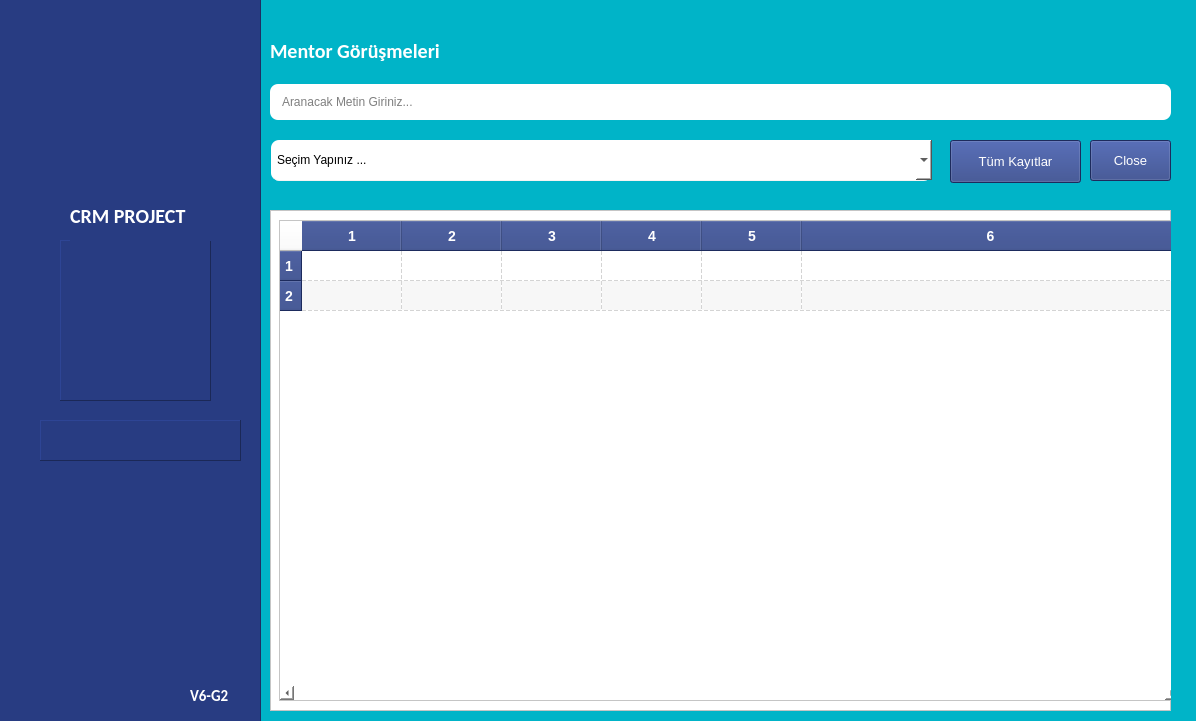
<?xml version="1.0" encoding="UTF-8"?>
<ui version="4.0">
 <class>CRM</class>
 <widget class="QMainWindow" name="CRM">
  <property name="geometry">
   <rect>
    <x>0</x>
    <y>0</y>
    <width>1196</width>
    <height>721</height>
   </rect>
  </property>
  <property name="windowTitle">
   <string>CRM - Mentor Görüşmeleri</string>
  </property>
  <property name="windowIcon">
   <iconset>
    <normaloff>logo-icon.png</normaloff>logo-icon.png</iconset>
  </property>
  <property name="styleSheet">
   <string notr="true">background-color: rgb(0, 180, 200);</string>
  </property>
  <widget class="QWidget" name="centralwidget">
   <widget class="QPushButton" name="tumkayitlar_btn">
    <property name="geometry">
     <rect>
      <x>950</x>
      <y>140</y>
      <width>131</width>
      <height>43</height>
     </rect>
    </property>
    <property name="font">
     <font>
      <pointsize>10</pointsize>
     </font>
    </property>
    <property name="styleSheet">
     <string notr="true">QPushButton {
background-color: rgb(40, 60, 130);
color: #fff
}
QPushButton:hover {
background-color: rgb(218,30,60)
}</string>
    </property>
    <property name="text">
     <string>Tüm Kayıtlar</string>
    </property>
   </widget>
   <widget class="QFrame" name="frame">
    <property name="geometry">
     <rect>
      <x>270</x>
      <y>210</y>
      <width>901</width>
      <height>501</height>
     </rect>
    </property>
    <property name="font">
     <font>
      <pointsize>10</pointsize>
     </font>
    </property>
    <property name="styleSheet">
     <string notr="true">background-color: rgb(255, 255, 255)</string>
    </property>
    <property name="frameShape">
     <enum>QFrame::StyledPanel</enum>
    </property>
    <property name="frameShadow">
     <enum>QFrame::Raised</enum>
    </property>
    <property name="lineWidth">
     <number>1</number>
    </property>
    <widget class="QTableWidget" name="tableWidget">
     <property name="geometry">
      <rect>
       <x>9</x>
       <y>10</y>
       <width>901</width>
       <height>481</height>
      </rect>
     </property>
     <property name="styleSheet">
      <string notr="true">QHeaderView::section {
    background-color:  rgb(40, 60, 130);; /* Yeşil arka plan */
    color: white;              /* Beyaz yazı rengi */
    font-size: 14px;           /* Yazı boyutu */
    font-weight: bold;         /* Kalın yazı */
    padding: 5px;              /* Yazının etrafında boşluk */
}
</string>
     </property>
     <property name="horizontalScrollBarPolicy">
      <enum>Qt::ScrollBarAlwaysOn</enum>
     </property>
     <property name="alternatingRowColors">
      <bool>true</bool>
     </property>
     <property name="gridStyle">
      <enum>Qt::DashLine</enum>
     </property>
     <property name="sortingEnabled">
      <bool>true</bool>
     </property>
     <property name="rowCount">
      <number>2</number>
     </property>
     <property name="columnCount">
      <number>6</number>
     </property>
     <attribute name="horizontalHeaderCascadingSectionResizes">
      <bool>true</bool>
     </attribute>
     <attribute name="horizontalHeaderShowSortIndicator" stdset="0">
      <bool>true</bool>
     </attribute>
     <attribute name="horizontalHeaderStretchLastSection">
      <bool>true</bool>
     </attribute>
     <attribute name="verticalHeaderVisible">
      <bool>true</bool>
     </attribute>
     <row/>
     <row/>
     <column/>
     <column/>
     <column/>
     <column/>
     <column/>
     <column/>
    </widget>
   </widget>
   <widget class="QWidget" name="layoutWidget">
    <property name="geometry">
     <rect>
      <x>270</x>
      <y>80</y>
      <width>901</width>
      <height>45</height>
     </rect>
    </property>
    <layout class="QHBoxLayout" name="horizontalLayout">
     <property name="spacing">
      <number>25</number>
     </property>
     <item>
      <widget class="QLineEdit" name="search_inp">
       <property name="font">
        <font>
         <pointsize>9</pointsize>
        </font>
       </property>
       <property name="styleSheet">
        <string notr="true">padding:10px;
background-color: #fff;
border-radius: 8px</string>
       </property>
       <property name="placeholderText">
        <string>Aranacak Metin Giriniz...</string>
       </property>
      </widget>
     </item>
    </layout>
   </widget>
   <widget class="QLabel" name="label_6">
    <property name="geometry">
     <rect>
      <x>270</x>
      <y>30</y>
      <width>221</width>
      <height>41</height>
     </rect>
    </property>
    <property name="font">
     <font>
      <family>Calibri</family>
      <pointsize>15</pointsize>
      <weight>75</weight>
      <bold>true</bold>
     </font>
    </property>
    <property name="styleSheet">
     <string notr="true">color: #fff</string>
    </property>
    <property name="text">
     <string>Mentor Görüşmeleri</string>
    </property>
    <property name="alignment">
     <set>Qt::AlignLeading|Qt::AlignLeft|Qt::AlignVCenter</set>
    </property>
   </widget>
   <widget class="QPushButton" name="exit_btn">
    <property name="geometry">
     <rect>
      <x>1090</x>
      <y>140</y>
      <width>81</width>
      <height>41</height>
     </rect>
    </property>
    <property name="font">
     <font>
      <pointsize>10</pointsize>
     </font>
    </property>
    <property name="styleSheet">
     <string notr="true">QPushButton {
background-color: rgb(40, 60, 130);
color: #fff
}
QPushButton:hover {
background-color: rgb(218,30,60)
}</string>
    </property>
    <property name="text">
     <string>Close</string>
    </property>
   </widget>
   <widget class="QComboBox" name="comboBox">
    <property name="geometry">
     <rect>
      <x>271</x>
      <y>140</y>
      <width>661</width>
      <height>41</height>
     </rect>
    </property>
    <property name="styleSheet">
     <string notr="true">border-radius:8px;
padding:6px;
background-color: #fff;
border-bottom: 1px solid #f5f4f3
</string>
    </property>
    <property name="frame">
     <bool>true</bool>
    </property>
    <item>
     <property name="text">
      <string>Seçim Yapınız ...</string>
     </property>
    </item>
   </widget>
   <widget class="QFrame" name="frame_2">
    <property name="geometry">
     <rect>
      <x>-40</x>
      <y>-40</y>
      <width>301</width>
      <height>811</height>
     </rect>
    </property>
    <property name="styleSheet">
     <string notr="true">background-color: rgb(40, 60, 130);</string>
    </property>
    <property name="frameShape">
     <enum>QFrame::StyledPanel</enum>
    </property>
    <property name="frameShadow">
     <enum>QFrame::Raised</enum>
    </property>
    <widget class="QLabel" name="label">
     <property name="geometry">
      <rect>
       <x>100</x>
       <y>280</y>
       <width>151</width>
       <height>161</height>
      </rect>
     </property>
     <property name="frameShape">
      <enum>QFrame::Panel</enum>
     </property>
     <property name="frameShadow">
      <enum>QFrame::Raised</enum>
     </property>
     <property name="text">
      <string/>
     </property>
     <property name="pixmap">
      <pixmap>../images/logo-icon.png</pixmap>
     </property>
     <property name="scaledContents">
      <bool>true</bool>
     </property>
    </widget>
    <widget class="QLabel" name="label_2">
     <property name="geometry">
      <rect>
       <x>80</x>
       <y>460</y>
       <width>201</width>
       <height>41</height>
      </rect>
     </property>
     <property name="frameShape">
      <enum>QFrame::Panel</enum>
     </property>
     <property name="frameShadow">
      <enum>QFrame::Raised</enum>
     </property>
     <property name="text">
      <string/>
     </property>
     <property name="pixmap">
      <pixmap>../images/logo.png</pixmap>
     </property>
     <property name="scaledContents">
      <bool>true</bool>
     </property>
    </widget>
    <widget class="QLabel" name="label_8">
     <property name="geometry">
      <rect>
       <x>230</x>
       <y>720</y>
       <width>61</width>
       <height>31</height>
      </rect>
     </property>
     <property name="font">
      <font>
       <family>Calibri</family>
       <pointsize>11</pointsize>
       <weight>75</weight>
       <bold>true</bold>
      </font>
     </property>
     <property name="styleSheet">
      <string notr="true">color: rgb(255, 255, 255)</string>
     </property>
     <property name="text">
      <string>V6-G2</string>
     </property>
    </widget>
    <widget class="QLabel" name="label_4">
     <property name="geometry">
      <rect>
       <x>110</x>
       <y>230</y>
       <width>151</width>
       <height>51</height>
      </rect>
     </property>
     <property name="font">
      <font>
       <family>Calibri</family>
       <pointsize>15</pointsize>
       <weight>75</weight>
       <bold>true</bold>
      </font>
     </property>
     <property name="styleSheet">
      <string notr="true">color: #fff</string>
     </property>
     <property name="text">
      <string>CRM PROJECT </string>
     </property>
     <property name="alignment">
      <set>Qt::AlignLeading|Qt::AlignLeft|Qt::AlignVCenter</set>
     </property>
    </widget>
   </widget>
  </widget>
 </widget>
 <resources/>
 <connections/>
</ui>
